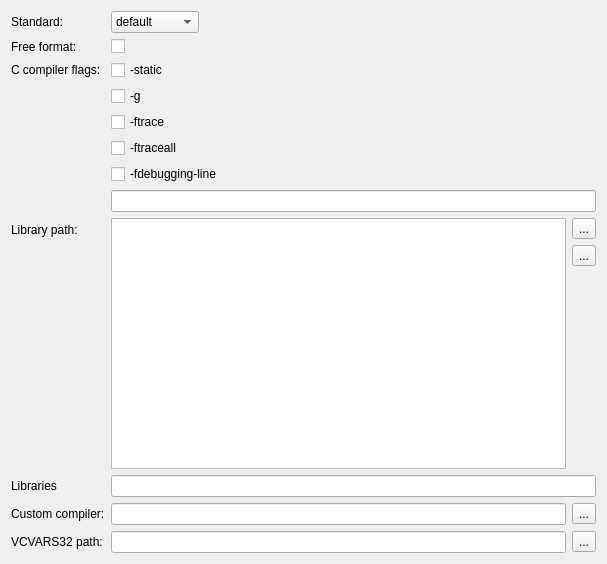
            <widget class="QWidget" name="scrollAreaWidgetContents_7">
             <property name="geometry">
              <rect>
               <x>0</x>
               <y>0</y>
               <width>607</width>
               <height>564</height>
              </rect>
             </property>
             <layout class="QFormLayout" name="formLayout_6">
              <property name="fieldGrowthPolicy">
               <enum>QFormLayout::ExpandingFieldsGrow</enum>
              </property>
              <item row="0" column="0">
               <widget class="QLabel" name="label_8">
                <property name="text">
                 <string>Standard:</string>
                </property>
               </widget>
              </item>
              <item row="0" column="1">
               <widget class="QComboBox" name="comboBoxStandard">
                <item>
                 <property name="text">
                  <string>default</string>
                 </property>
                </item>
                <item>
                 <property name="text">
                  <string>cobol2002</string>
                 </property>
                </item>
                <item>
                 <property name="text">
                  <string>cobol85</string>
                 </property>
                </item>
                <item>
                 <property name="text">
                  <string>ibm</string>
                 </property>
                </item>
                <item>
                 <property name="text">
                  <string>mvs</string>
                 </property>
                </item>
                <item>
                 <property name="text">
                  <string>bs2000</string>
                 </property>
                </item>
                <item>
                 <property name="text">
                  <string>mf</string>
                 </property>
                </item>
               </widget>
              </item>
              <item row="1" column="0">
               <widget class="QLabel" name="label_9">
                <property name="text">
                 <string>Free format:</string>
                </property>
               </widget>
              </item>
              <item row="1" column="1">
               <widget class="QCheckBox" name="checkBoxFreeFormat">
                <property name="toolTip">
                 <string>Code and compile with free format support</string>
                </property>
                <property name="text">
                 <string/>
                </property>
               </widget>
              </item>
              <item row="2" column="0">
               <widget class="QLabel" name="label_15">
                <property name="text">
                 <string>C compiler flags:</string>
                </property>
               </widget>
              </item>
              <item row="2" column="1">
               <widget class="QCheckBox" name="cb_static">
                <property name="toolTip">
                 <string>Link statically</string>
                </property>
                <property name="text">
                 <string>-static</string>
                </property>
               </widget>
              </item>
              <item row="3" column="1">
               <widget class="QCheckBox" name="cb_g">
                <property name="toolTip">
                 <string>Enable C compiler debug / stack check / trace</string>
                </property>
                <property name="text">
                 <string>-g</string>
                </property>
               </widget>
              </item>
              <item row="4" column="1">
               <widget class="QCheckBox" name="cb_ftrace">
                <property name="toolTip">
                 <string>&lt;html&gt;&lt;head/&gt;&lt;body&gt;&lt;p&gt;Generate trace code&lt;/p&gt;&lt;p&gt;   - Executed SECTION/PARAGRAPH&lt;/p&gt;&lt;/body&gt;&lt;/html&gt;</string>
                </property>
                <property name="text">
                 <string>-ftrace</string>
                </property>
               </widget>
              </item>
              <item row="5" column="1">
               <widget class="QCheckBox" name="cb_ftraceall">
                <property name="toolTip">
                 <string>&lt;html&gt;&lt;head/&gt;&lt;body&gt;&lt;p&gt;Generate trace code&lt;/p&gt;&lt;p&gt;  - Executed SECTION/PARAGRAPH/STATEMENTS&lt;/p&gt;&lt;p&gt;  - Turned on by -debug&lt;/p&gt;&lt;/body&gt;&lt;/html&gt;</string>
                </property>
                <property name="text">
                 <string>-ftraceall</string>
                </property>
               </widget>
              </item>
              <item row="6" column="1">
               <widget class="QCheckBox" name="cb_debugging_line">
                <property name="toolTip">
                 <string>&lt;html&gt;&lt;head/&gt;&lt;body&gt;&lt;p&gt;Enable debugging lines&lt;/p&gt;&lt;p&gt;  - 'D' in indicator column or floating &amp;gt;&amp;gt;D&lt;/p&gt;&lt;/body&gt;&lt;/html&gt;</string>
                </property>
                <property name="text">
                 <string>-fdebugging-line</string>
                </property>
               </widget>
              </item>
              <item row="7" column="1">
               <widget class="QLineEdit" name="le_compiler_flags">
                <property name="toolTip">
                 <string>You can add other compiler flags here</string>
                </property>
               </widget>
              </item>
              <item row="8" column="0">
               <widget class="QLabel" name="label_17">
                <property name="text">
                 <string>Library path:</string>
                </property>
               </widget>
              </item>
              <item row="8" column="1">
               <layout class="QHBoxLayout" name="horizontalLayout_10">
                <property name="leftMargin">
                 <number>0</number>
                </property>
                <item>
                 <widget class="QListWidget" name="listWidgetLibPaths"/>
                </item>
                <item>
                 <layout class="QVBoxLayout" name="verticalLayout_4">
                  <property name="leftMargin">
                   <number>0</number>
                  </property>
                  <item>
                   <widget class="QToolButton" name="toolButtonAddLibPath">
                    <property name="text">
                     <string>...</string>
                    </property>
                    <property name="icon">
                     <iconset resource="ide.qrc">
                      <normaloff>:/ide-icons/rc/list-add.png</normaloff>:/ide-icons/rc/list-add.png</iconset>
                    </property>
                   </widget>
                  </item>
                  <item>
                   <widget class="QToolButton" name="toolButtonRemoveLibPath">
                    <property name="text">
                     <string>...</string>
                    </property>
                    <property name="icon">
                     <iconset resource="ide.qrc">
                      <normaloff>:/ide-icons/rc/list-remove.png</normaloff>:/ide-icons/rc/list-remove.png</iconset>
                    </property>
                   </widget>
                  </item>
                  <item>
                   <spacer name="verticalSpacer_3">
                    <property name="orientation">
                     <enum>Qt::Vertical</enum>
                    </property>
                    <property name="sizeHint" stdset="0">
                     <size>
                      <width>20</width>
                      <height>40</height>
                     </size>
                    </property>
                   </spacer>
                  </item>
                 </layout>
                </item>
               </layout>
              </item>
              <item row="9" column="0">
               <widget class="QLabel" name="label_18">
                <property name="text">
                 <string>Libraries</string>
                </property>
               </widget>
              </item>
              <item row="9" column="1">
               <widget class="QLineEdit" name="lineEditLibs">
                <property name="toolTip">
                 <string>&lt;html&gt;&lt;head/&gt;&lt;body&gt;&lt;p&gt;Add the libraries you would like your programs to link with here (-l option)&lt;/p&gt;&lt;/body&gt;&lt;/html&gt;</string>
                </property>
               </widget>
              </item>
              <item row="10" column="0">
               <widget class="QLabel" name="label_compiler_path">
                <property name="text">
                 <string>Custom compiler:</string>
                </property>
               </widget>
              </item>
              <item row="10" column="1">
               <layout class="QHBoxLayout" name="horizontalLayout_9">
                <property name="leftMargin">
                 <number>0</number>
                </property>
                <item>
                 <widget class="QLineEdit" name="lineEditCompilerPath">
                  <property name="toolTip">
                   <string>&lt;html&gt;&lt;head/&gt;&lt;body&gt;&lt;p&gt;Custom OpenCobol installation directory. Leave it empty to use the default compiler.&lt;/p&gt;&lt;p&gt;&lt;br/&gt;&lt;/p&gt;&lt;p&gt;Note that this require a restart of the application for the change to be applied.&lt;/p&gt;&lt;/body&gt;&lt;/html&gt;</string>
                  </property>
                  <property name="statusTip">
                   <string>Custom OpenCobol installation directory</string>
                  </property>
                 </widget>
                </item>
                <item>
                 <widget class="QToolButton" name="toolButtonCustomCompilerPath">
                  <property name="text">
                   <string>...</string>
                  </property>
                 </widget>
                </item>
               </layout>
              </item>
              <item row="11" column="0">
               <widget class="QLabel" name="labelVCVARS">
                <property name="text">
                 <string>VCVARS32 path:</string>
                </property>
               </widget>
              </item>
              <item row="11" column="1">
               <layout class="QHBoxLayout" name="horizontalLayout_8">
                <property name="leftMargin">
                 <number>0</number>
                </property>
                <item>
                 <widget class="QLineEdit" name="lineEditVCVARS">
                  <property name="toolTip">
                   <string>&lt;html&gt;&lt;head/&gt;&lt;body&gt;&lt;p&gt;Path to VCVARS32.bat. VCVARS32.bat is needed if you're using a GnuCobol compiler built with Visual Studio.&lt;/p&gt;&lt;p&gt;&lt;br/&gt;&lt;/p&gt;&lt;p&gt;The VCVARS32.bat file is located under the bin directory of you Visual C++ installation. Make sure to use the same version as the one used to build the compiler!&lt;/p&gt;&lt;/body&gt;&lt;/html&gt;</string>
                  </property>
                 </widget>
                </item>
                <item>
                 <widget class="QToolButton" name="toolButtonVCVARS">
                  <property name="text">
                   <string>...</string>
                  </property>
                 </widget>
                </item>
               </layout>
              </item>
             </layout>
            </widget>
